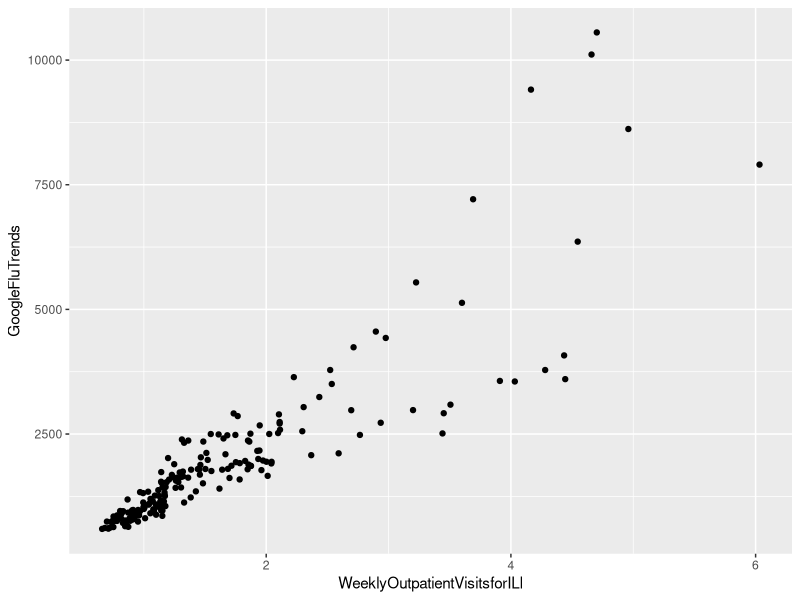

Write the R code that produced this figure.
#! /usr/bin/env Rscript

library(ggplot2)
library(dplyr)
# library(stringr)
library(lubridate)

# 1. Read the data and plot number of visits vs. GoogleFluTrends

fludata = tbl_df(read.csv("data/GoogleFlu/PreisMoat2014.csv", header=T))

p1 = ggplot(fludata) + aes(x=WeeklyOutpatientVisitsforILI, y=GoogleFluTrends) +
  geom_point()
show(p1)


# 2. Calculate the (Pearson’s) correlation using cor

soln2 = cor(fludata$WeeklyOutpatientVisitsforILI, fludata$GoogleFluTrends,
            method="pearson")
print(soln2) # 0.8829649


# 3. The data spans 2010-2013. In Aug 2013 Google Flu changed their algorithm.
#    Did this lead to improvements? Compare the data from Aug to Dec 2013 with
#    the same months in 2010, 2011, and 2012. For each, calculate the 
#    correlation, and see whether the correlation is higher for 2013.

soln3 = fludata %>%
  mutate(Month=month(as.Date(WeekCommencing))) %>%
  mutate(Year=year(as.Date(WeekCommencing))) %>%
  filter(Month >= 8, Month <= 12) %>%
  group_by(Year) %>%
  summarise(Cor=cor(WeeklyOutpatientVisitsforILI, GoogleFluTrends, method="pearson"))

print(soln3) # no
